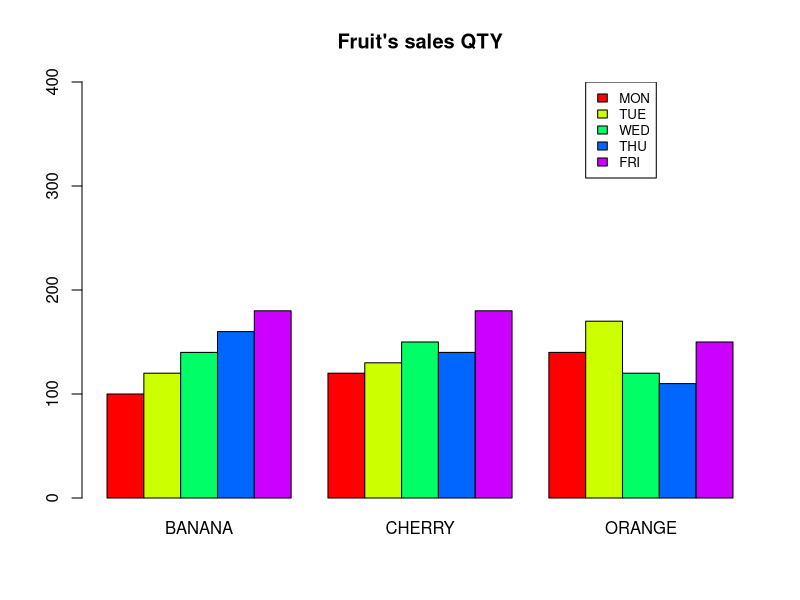
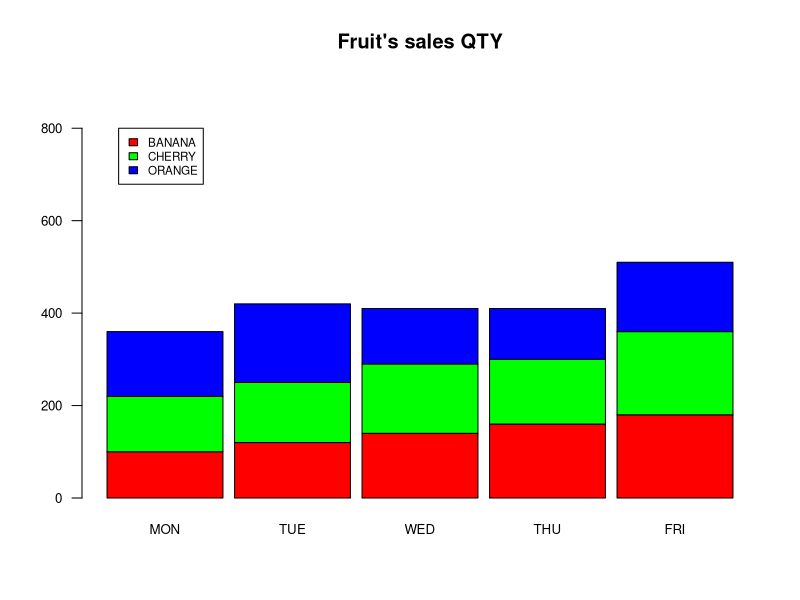
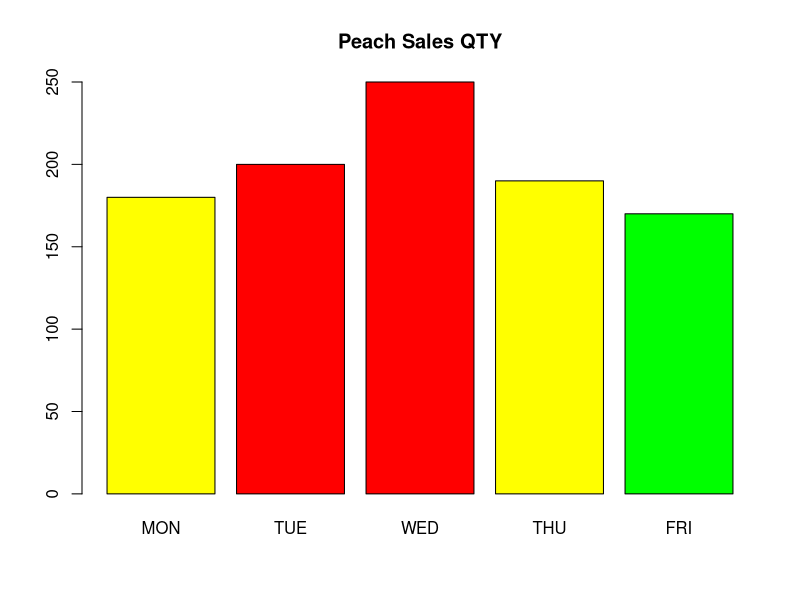

Write the R code that produced these figures, in order.
v1 <- c(100, 120, 140, 160, 180)
v2 <- c(120, 130, 150, 140, 180)
v3 <- c(140, 170, 120, 110, 150)
day <- c('MON', 'TUE', 'WED', 'THU', 'FRI')

qty <- data.frame(BANANA = v1, CHERRY = v2, ORANGE = v3)
qty

barplot(as.matrix(qty), main = "Fruit's sales QTY", beside = T, col = rainbow(nrow(qty)), ylim = c(0, 400))


legend(14, 400, day, cex = 0.8, fill = rainbow(nrow(qty)))

barplot(t(qty), main = "Fruit's sales QTY", ylim = c(0, 900), col = rainbow(length(qty)),
        space = 0.1, cex.axis = 0.8, las = 1, names.arg = day, cex = 0.8)
legend(0.2, 800, names(qty), cex = 0.7, fill = rainbow(length(qty)))


peach <- c(180, 200, 250, 190, 170)
colors <- c()

# TODO simplify
for(i in 1:length(peach)) {
  if(peach[i] >= 200)
    colors <- c(colors, 'red')
  else if(peach[i] >= 180)
    colors <- c(colors, 'yellow')
  else
    colors <- c(colors, 'green')
}

barplot(peach, main = 'Peach Sales QTY', names.arg = c('MON', 'TUE', 'WED', 'THU', 'FRI'), col = colors)
